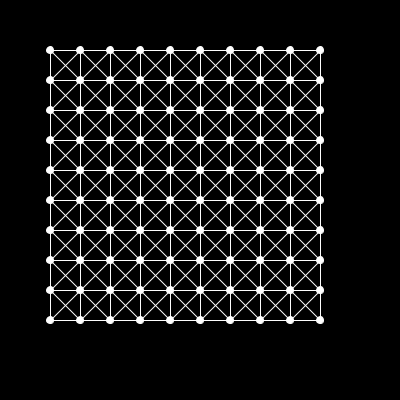
Frame 1 (no input)
Frame 60 (the mouse pressed at the canvas centre just before this capture): identical to frame 1, image omitted
Frame 120 (the mouse held since frame 60 and released just before this capture): identical to frame 1, image omitted

The Processing sketch that drew this single still picture (run headless with seeded random() and noise(); from frame 60 on, the mouse is pressed at the canvas centre):

// Processing sketch: processing_113295
// ── processing_113295.pde

ArrayList<Particle> myParticles;
ArrayList<Spring> mySprings;

void setup() {
  size(400, 400);
  myParticles = new ArrayList<Particle>(); 

  int nX = 10;
  int nY = 10; 
  for (int y=0; y<nY; y++) {
    for (int x=0; x<nX; x++) {
      float rx = 50 + x*30;
      float ry = 50 + y*30;
      myParticles.add( new Particle(rx, ry));
    }
  }

  // stitch the particles together into a mesh. 
  mySprings = new ArrayList<Spring>();
  for (int y=0; y<nY; y++) {
    for (int x=0; x<nX-1; x++) {
      Particle p = myParticles.get(y*nX + x);
      Particle q = myParticles.get(y*nX + x+1);
      Spring s0 = new Spring (p, q);
      mySprings.add (s0);
    }
  }
  for (int y=0; y<nY-1; y++) {
    for (int x=0; x<nX; x++) {
      Particle p = myParticles.get(y    *nX + x);
      Particle q = myParticles.get((y+1)*nX + x);
      Spring s0 = new Spring (p, q);
      mySprings.add (s0);
    }
  }
  for (int y=0; y<nY-1; y++) {
    for (int x=0; x<nX-1; x++) {
      Particle p = myParticles.get(y    *nX + x);
      Particle q = myParticles.get((y+1)*nX + x+1);
      Spring s0 = new Spring (p, q);
      mySprings.add (s0);
    }
  }
  for (int y=0; y<nY-1; y++) {
    for (int x=1; x<nX; x++) {
      Particle p = myParticles.get(y    *nX + x);
      Particle q = myParticles.get((y+1)*nX + x-1);
      Spring s0 = new Spring (p, q);
      mySprings.add (s0);
    }
  }
}

int whichPointIsGrabbed = -1; 
void mousePressed() {
  // find the closest particle
  float maxDist = 9999; 
  for (int i=0; i<myParticles.size(); i++) {
    float dx = mouseX - myParticles.get(i).px;
    float dy = mouseY - myParticles.get(i).py;
    float dh = sqrt(dx*dx + dy*dy); 
    if (dh < maxDist) {
      maxDist = dh;
      whichPointIsGrabbed = i;
    }
  }
}


void draw() {
  background (0);

  for (int i=0; i<myParticles.size(); i++) {
    myParticles.get(i).bPeriodicBoundaries = true;
    myParticles.get(i).update(); // update all locations
  }

  if (mousePressed) {
    myParticles.get(whichPointIsGrabbed).px = mouseX;
    myParticles.get(whichPointIsGrabbed).py = mouseY;
  }

  for (int i=0; i<mySprings.size(); i++) {
    mySprings.get(i).update(); // draw all springs
  }

  for (int i=0; i<mySprings.size(); i++) {
    mySprings.get(i).render(); // draw all springs
  }
  for (int i=0; i<myParticles.size(); i++) {
    myParticles.get(i).render(); // draw all particles
  }
}


//==========================================================
class Particle {
  float px; 
  float py; 
  float vx; 
  float vy; 
  float damping;
  float mass; 
  boolean bLimitVelocities = true;
  boolean bPeriodicBoundaries = false;

  // Constructor for the Particle
  Particle (float x, float y) {
    px = x; 
    py = y; 
    vx = vy = 0; 
    damping = 0.93;
    mass = 1.0;
  }

  // Add a force in. One step of Euler integration.
  void addForce (float fx, float fy) {
    float ax = fx / mass; 
    float ay = fy / mass; 
    vx += ax; 
    vy += ay;
  }

  // Update the position. Another step of Euler integration.
  void update() {
    vx *= damping; 
    vy *= damping;
    limitVelocities();
    handleBoundaries();
    px += vx; 
    py += vy;
  }


  void limitVelocities() {
    if (bLimitVelocities) {
      float speed = sqrt(vx*vx + vy*vy); 
      float maxSpeed = 10.0; 
      if (speed > maxSpeed) {
        vx *= maxSpeed/speed;
        vy *= maxSpeed/speed;
      }
    }
  }

  void handleBoundaries() {
    if (bPeriodicBoundaries) {
      if (px > width ) px -= width;
      if (px < 0     ) px += width;
      if (py > height) py -= height;
      if (py < 0     ) py += height;
    } 
    else {
      if (px > width ) vx = -vx;
      if (px < 0     ) vx = -vx;
      if (py > height) vy = -vy;
      if (py < 0     ) vy = -vy;
    }
  }

  void render() {
    ellipse(px, py, 7, 7);
  }
}


//==========================================================


class Spring {
  Particle p;
  Particle q; 
  float restLength;
  float springConstant; 

  Spring (Particle p1, Particle p2) {
    p = p1;
    q = p2;

    float dx = p.px - q.px; 
    float dy = p.py - q.py; 
    restLength = sqrt(dx*dx + dy*dy);
    springConstant = 0.08;
  }

  void update() {
    float dx = p.px - q.px; 
    float dy = p.py - q.py; 
    float dh = sqrt(dx*dx + dy*dy); 

    if (dh > 1) {
      float distention = dh - restLength; 
      float restorativeForce = springConstant * distention; // F = -kx
      float fx = (dx/dh) * restorativeForce;
      float fy = (dy/dh) * restorativeForce;
      p.addForce (-fx, -fy); 
      q.addForce ( fx, fy);
    }
  }

  void render() {
    stroke(255); 
    line(p.px, p.py, q.px, q.py);
  }
}
